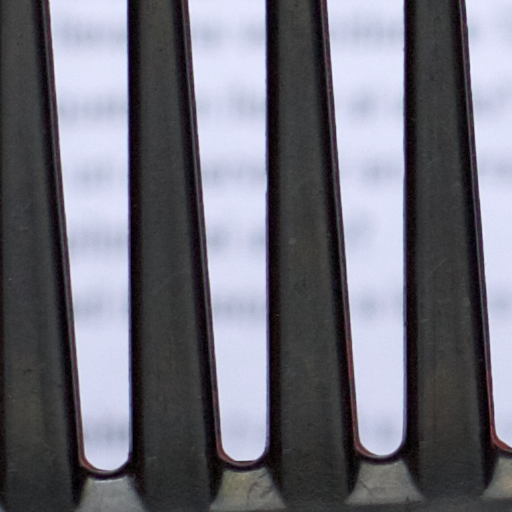
%> input picture data/IMG_2373.tiff, 512 x 512 px
$ octave ICIP2017_Comb.m   (GNU Octave 9; MATLAB toolbox functions it lacks are replaced by stand-ins)
%> lines starting %> are read from the running program, lines starting %| are printed output that depends on the picture; in (x1, y1, x2, y2) boxes, pixels count from 0 and x2, y2 are one past the last pixel; in counts of white or black regions, pixels touching at a corner belong together; the program's own positions count from 1
% ICIP2017_Comb:
%
% A demo for dealing with blurred objects having supports with arbitrary
% shapes using SPA.
% Here is the case (a real image taken by a professional camera) that in an
% image the Foreground is focused and Background is blurred.
% Camera Canon EOS 5D Mark II, 20 Mpix, CR2 to UINT16 TIFF. Focal length
% 50mm, exposure 1/2500s., ISO 100, f/3.5.
% Many thanks to Isabel Portilla for kindly providing the picture.
%
% This code recreates Fig.3. in
% - C. Dong, J. Portilla, "Spectral pre-adaptation for two-step
%   arbitrary-shape-support image restoration", 2017 IEEE International
%   Conference on Image Processing (ICIP), pp. 3515-3519, Sept 2017.
%
% Requires the L2-r-L0 Deblur Matlab Toolbox 2.1:
% https://www.researchgate.net/publication/325903515_L2rL0deblurMatlabToolbox2p1
% It is included in this ZIP file. The toolbox is an implementation of the method
% described in:
% - J. Portilla, A. Tristan-Vega, I.W. Selesnick, "Efficient and robust
%   image restoration using multiple-feature L2-relaxed sparse analysis
%   priors", IEEE Transactions on Image Processing, vol. 24, no. 12,
%   pp. 5046-5059, Dec 2015.

% Code for ICIP publication:
% - C. Dong, J. Portilla, "Spectral pre-adaptation for two-step
%   arbitrary-shape-support image restoration", 2017 IEEE International
%   Conference on Image Processing (ICIP), pp. 3515-3519, Sept 2017.
%
% Version 1.0, August 2018
%
% Copyright (c) 2018
% Chaoqun Dong <cdongae@connect.ust.hk>
% Javier Portilla <javier.portilla@csic.es>
%
% This program is free software: you can redistribute it and/or modify
% it under the terms of the GNU Affero General Public License as
% published by the Free Software Foundation, either version 3 of the
% License, or (at your option) any later version.
%
% This program is distributed in the hope that it will be useful,
% but WITHOUT ANY WARRANTY; without even the implied warranty of
% MERCHANTABILITY or FITNESS FOR A PARTICULAR PURPOSE. See the
% GNU Affero General Public License for more details.
%
% You should have received a copy of the GNU Affero General Public License
% along with this program. If not, see <http://www.gnu.org/licenses/>.


%%
clear all;
close all;

addpath(genpath('../../data'))
addpath(genpath('../../core'))
addpath(genpath('../../functions'))
addpath(genpath('../../L2rL0deblurMatlabToolbox2p1'))


%% pre-processing and getting the object mask
original_image = imread('IMG_2373.tiff');
%> original_image is the input picture: size 512x512x3 uint16; mean R, G, B 24874, 24902.3, 27250.4
figure(1),imshow(original_image),title('observation')  %Fig.3.(a)

% get the object mask
im1 = sum(original_image,3);
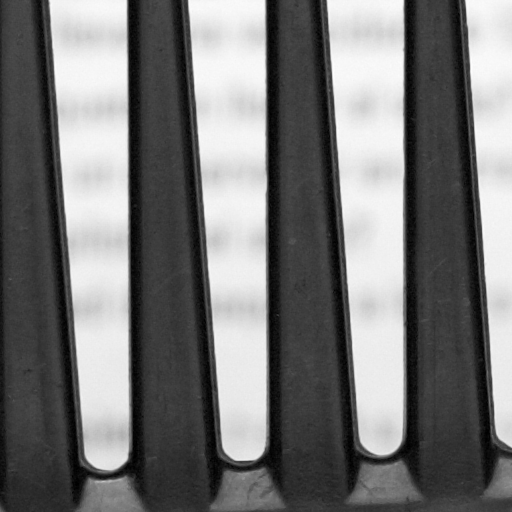
%> im1: size 512x512 double; min 105, max 164652, mean 77026.7; drawn with min black and max white
im2 = im1<1.1e5;
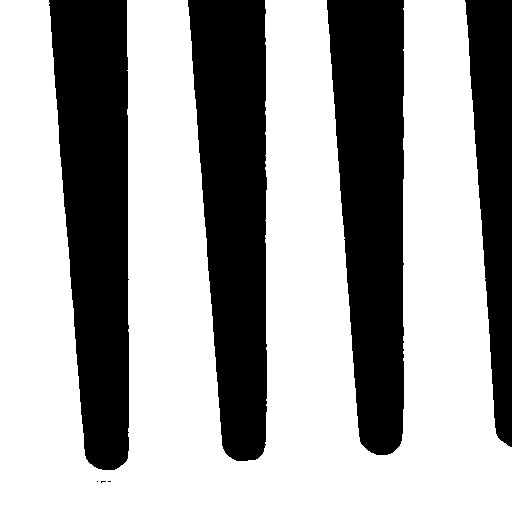
%> im2: size 512x512 logical; 63.1% white; 7 black regions (3 under 20 px), largest, box (x1, y1, x2, y2) and area: (49, 0, 129, 470) 28447, (188, 0, 267, 461) 27666, (327, 0, 404, 455) 27087, (465, 0, 512, 447) 13631
im3 = imfill(im2,'holes');
%> (the run ends here)

$ run again, with data/abstract_pen.png saved as data/IMG_2373.tiff
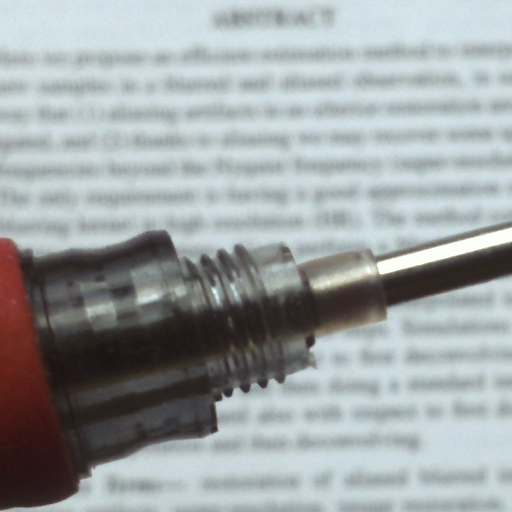
%> input picture data/abstract_pen.png, 512 x 512 px
%> `im1 = sum(original_image,3);`:
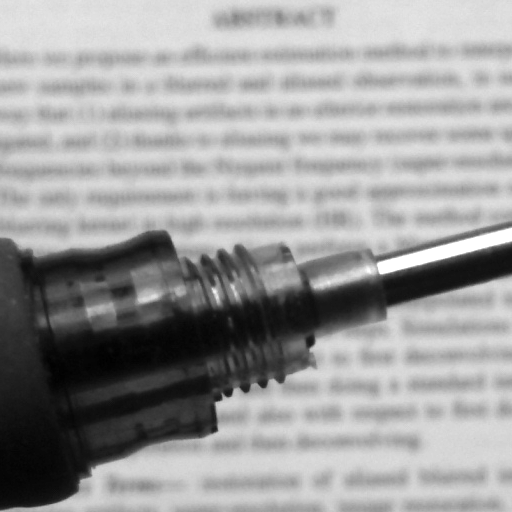
%> im1: size 512x512 double; min 316, max 1010, mean 743.6; drawn with min black and max white
%> im2: size 512x512 logical; every value is 1
